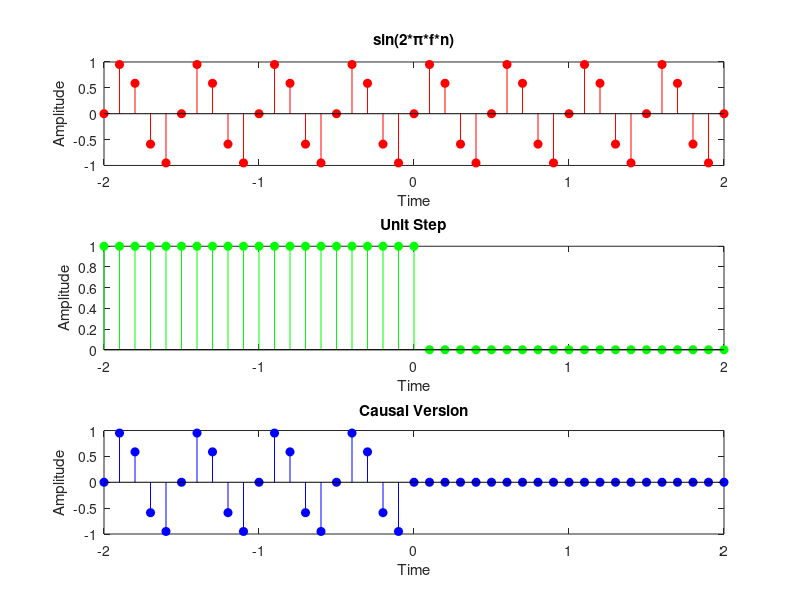

This chart was generated by the following MATLAB code:
%Task2
n= -2:1/10:2;
x1 = sin(2*pi*2*n);
subplot(3,1,1);
stem(n,x1,'r','filled');
xlabel('Time');
ylabel('Amplitude');
title('sin(2*\pi*f*n)');

u = (n<=0);
x2 = x1.*u;
subplot(3,1,2);
stem(n,u, 'g','filled');
xlabel('Time');
ylabel('Amplitude');
title('Unit Step');

subplot(3,1,3);
stem(n,x2, 'b','filled');
xlabel('Time');
ylabel('Amplitude');
title('Causal Version');